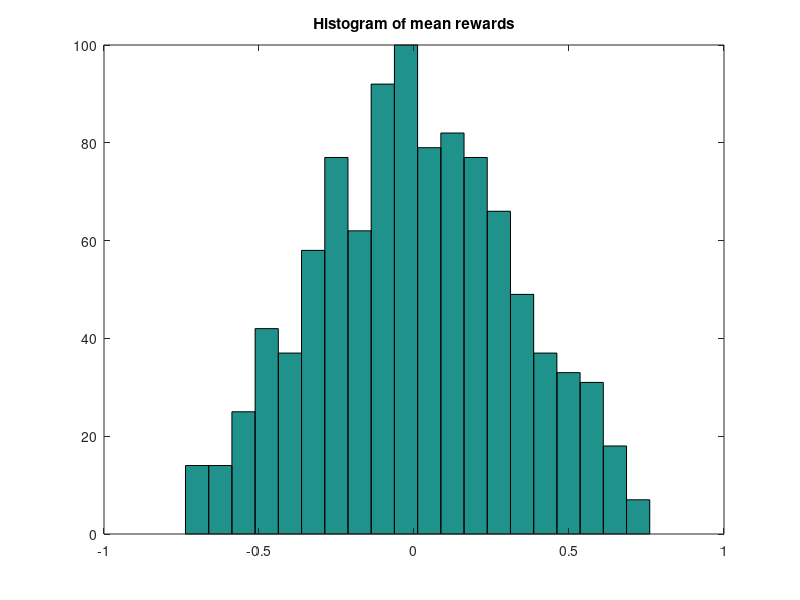

Here is the MATLAB script that generated this plot: (Note: this script raises an error after producing the figure.)
%% Problem setup
NbArms1 = 1000;
Arms = cell(1, NbArms1);
d = 10;
seed = 1;
rng(seed);
for i=1:NbArms1
    Arms{i} = 10 * rand(d, 1) - 5;
    Arms{i} = Arms{i} / norm(Arms{i});
end

theta1 = rand(d,1);
theta1 = theta1 / norm(theta1);
true_rewards_exp = zeros(1, NbArms1);
for i=1:NbArms1
    true_rewards_exp(i)= Arms{i}'*theta1;
end
hist(true_rewards_exp, 20);
title('Histogram of mean rewards');
[best_rew, best_arm] = max(true_rewards_exp);

sigma_noise = 1;
T = 10000; % horizon
delta = 0.05; % concentration inequality holds with proba 1-delta
alpha = 1 + sqrt(log(2/delta)/2);
% Nb_arms1 articles, nb_samples tested at each iteration
nb_samples = 100;

%% LinUCB
[rew_lin,draws_lin,reg_lin,theta_estim_lin, Na_lin, Sa_lin] = linUCB(T, alpha, Arms, theta1, sigma_noise, nb_samples, seed);
regret_lin = cumsum(reg_lin);
[most_pulls, most_pulled_arm] = max(Na_lin);% was the best arm, the most pulled one ?
most_pulled_arm_rew = true_rewards_exp(most_pulled_arm); % to be compared with best rew
best_arm_pulls = Na_lin(best_arm); % best arm pulled ? times
figure
plot(1:T, regret_lin)
legend('LinUCB')

%% Naive: linUCB with alpha = 0
[rew_naive,draws_naive,reg_naive,theta_estim_naive, Na_naive, Sa_naive] = linUCB(T, 0, Arms, theta1, sigma_noise, nb_samples, seed);
regret_naive = cumsum(reg_naive);
[most_pulls_naive, most_pulled_arm_naive] = max(Na_naive); % was the best arm, the most pulled one ?
most_pulled_arm_rew_naive = true_rewards_exp(most_pulled_arm_naive); % to be compared with best rew
best_arm_pulls_naive = Na_naive(best_arm); % best arm pulled ? times
figure;
plot(1:T, regret_naive)
legend('Naive')

%% Influence of the exploration rate alpha
nb_alphas = 10;
alpha_range = logsample(.01, 3, nb_alphas);
regret_alpha = zeros(nb_alphas,T);
legendInfo = cell(1, nb_alphas+1);
legendInfo{1}= 'Regret for naive';
i = 1;
for alpha = alpha_range
    [rew_alpha,draws_alpha,reg_alpha,theta_estim_alpha, Na_alpha, Sa_alpha] = linUCB(T, alpha, Arms, theta1, sigma_noise, nb_samples, seed);
    regret_alpha(i,:) = cumsum(reg_alpha);
    legendInfo{i+1} = sprintf('Regret for linUCB with alpha = %f', alpha);
    
    i = i+1;
end

figure;
hold on
plot(1:T, regret_naive)
plot(1:T,regret_alpha(:,1:end))
legend(legendInfo,'Location','northwest')
hold off

%select the alpha which gives the smallest regret at horizon :
[alpha_best_val, alpha_best_idx] = min(regret_alpha(:,T));
alpha_best = alpha_range(alpha_best_idx);

%% Disjoint Linear Model
thetas = rand(d, NbArms1);
for k = 1:NbArms1
    thetas(:, k) = thetas(:, k)/norm(thetas(:, k));
end

true_rewards_exp_mul = zeros(1, NbArms1);
for i=1:NbArms1
    true_rewards_exp_mul(i)= Arms{i}'*thetas(:, i);
end

[best_rew_mul, best_arm_mul] = max(true_rewards_exp_mul);

nb_samples = 100;
[rew_linmul,draws_linmul,reg_linmul,Na_linmul, Sa_linmul] = linUCB_multipletheta(T, alpha, Arms, thetas, sigma_noise, nb_samples);
regret_linmul = cumsum(reg_linmul);
[most_pulls_mul, most_pulled_arm_mul] = max(Na_linmul); % was the best arm, the most pulled one ?
most_pulled_arm_rew_mul = true_rewards_exp_mul(most_pulled_arm_mul); % to be compared with best rew
best_arm_pulls_mul = Na_linmul(best_arm_mul); % best arm pulled ? times
figure;
plot(1:T, regret_linmul)
legend('LinUCB for disjoint linear model')

%% OFUL
[rew_oful,draws_oful,reg_oful,theta_estim_oful,Na_oful,Sa_oful] = OFUL(T, delta, Arms, theta1, sigma_noise, nb_samples, 1, seed);
regret_oful = cumsum(reg_oful);
[most_pulls_oful, most_pulled_arm_oful] = max(Na_oful); % was the best arm, the most pulled one ?
most_pulled_arm_rew_oful = true_rewards_exp(most_pulled_arm_oful); % to be compared with best rew
best_arm_pulls_oful = Na_oful(best_arm); % best arm pulled ? times
figure;
plot(1:T, regret_oful)
legend('OFUL')

%% Thompson Sampling
[rew_thom,draws_thom,reg_thom,Na_thom,Sa_thom] = Thompson(T, delta, Arms, theta1, sigma_noise, nb_samples, seed);
regret_thom = cumsum(reg_thom);
[most_pulls_thom, most_pulled_arm_thom] = max(Na_thom); % was the best arm, the most pulled one ?
most_pulled_arm_rew_thom = true_rewards_exp(most_pulled_arm_thom); % to be compared with best rew
best_arm_pulls_thom = Na_thom(best_arm); % best arm pulled ? times
figure;
plot(1:T,regret_thom)
legend('Thompson Sampling')

%% All together
figure;
plot(1:T, regret_lin)
plot(1:T, regret_naive)
plot(1:T, regret_oful)
plot(1:T, regret_thom)
legend('LinUCB', 'naive', 'OFUL', 'Thompson Sampling')
hold off